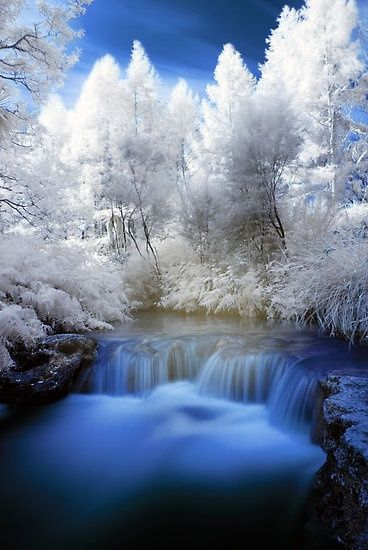
#> input picture Lab/lab05/5_histogram.jpeg, 368 x 550 px
$ python src_01.py
#> lines starting #> are read from the running program, lines starting #| are printed output that depends on the picture
import cv2
import numpy as np
from matplotlib import pyplot as plt

imageSource = "5_histogram.jpeg"
image = cv2.imread(imageSource)
#> image is the input picture: shape (550, 368, 3); mean B, G, R 149.7, 125.6, 110.8
outputFigure = "image_01_01.png"
output = "image_01_02.png"

grayImage = cv2.cvtColor(src=image, code=cv2.COLOR_BGR2GRAY)
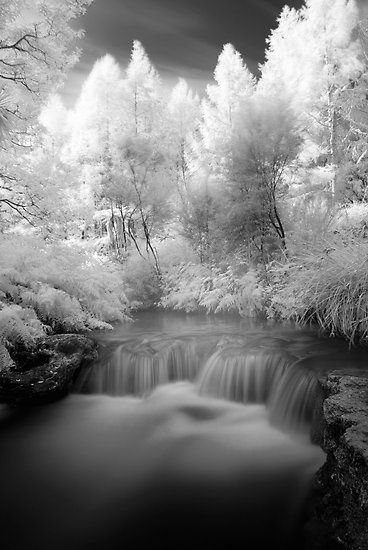
#> grayImage: shape (550, 368); min 0, max 255, mean 123.9
equalizationHistogram = cv2.equalizeHist(src=grayImage)

cv2.imshow("Exercise 1", np.hstack((grayImage, equalizationHistogram)))
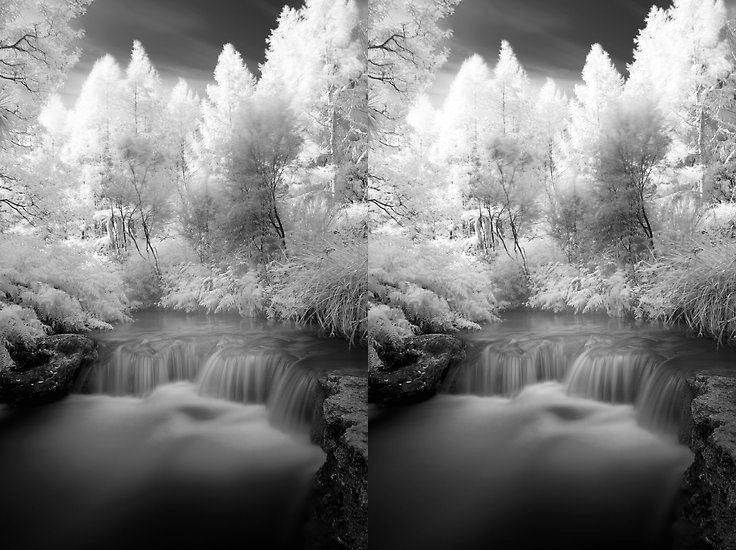
#> window 'Exercise 1': shape (550, 736); min 0, max 255, mean 126
cv2.imwrite(output, np.hstack((grayImage, equalizationHistogram)))
cv2.waitKey(0)
cv2.destroyAllWindows()

figure, axs = plt.subplots(2, 2)
figure.suptitle("Exercise 1: equalization Histogram")
plt.tight_layout(h_pad=1.5)
# axs[0][0].plot(cv2.calcHist([grayImage], [0], None, [256], [0, 256]))
axs[0][0].hist(grayImage.ravel(), 256, [0, 256])
axs[0][1].imshow(grayImage, cmap="gray")
axs[0][1].set_title("Gray normal")
# axs[0][0].plot(cv2.calcHist([equalizationHistogram], [0], None, [256], [0, 256]))
axs[1][0].hist(equalizationHistogram.ravel(), 256, [0, 256])
axs[1][1].imshow(equalizationHistogram, cmap="gray")
axs[1][1].set_title("Equalization Histogram")

plt.savefig(outputFigure)
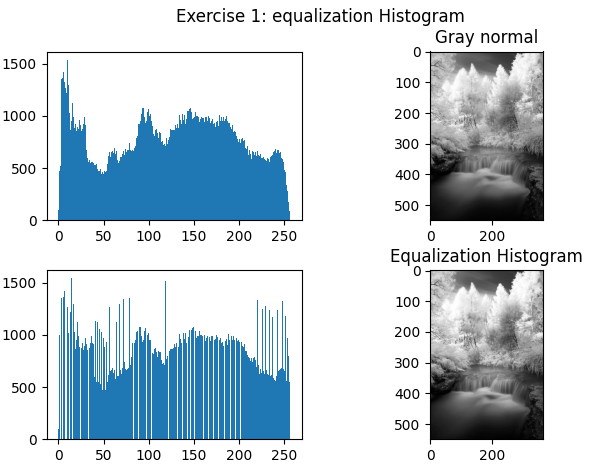
#> figure drawn by matplotlib, 4 panels; panel 1: tallest bar 1539 high, from x = 10 to 11; panel 3: tallest bar 1539 high, from x = 14 to 15
plt.show()

$ run again, with Lab/lab05/flower.png saved as Lab/lab05/5_histogram.jpeg
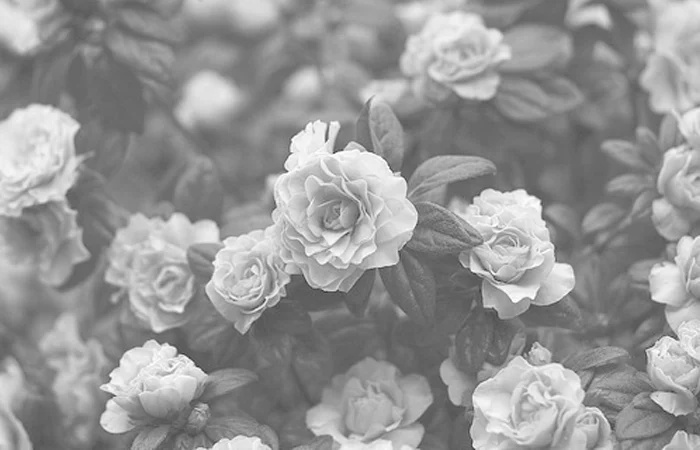
#> input picture Lab/lab05/flower.png, 700 x 450 px
#> image is the input picture: shape (450, 700, 3); min 52, max 255, mean 149.7
#> `cv2.imshow("Exercise 1", np.hstack((grayImage, equalizationHistogram)))`:
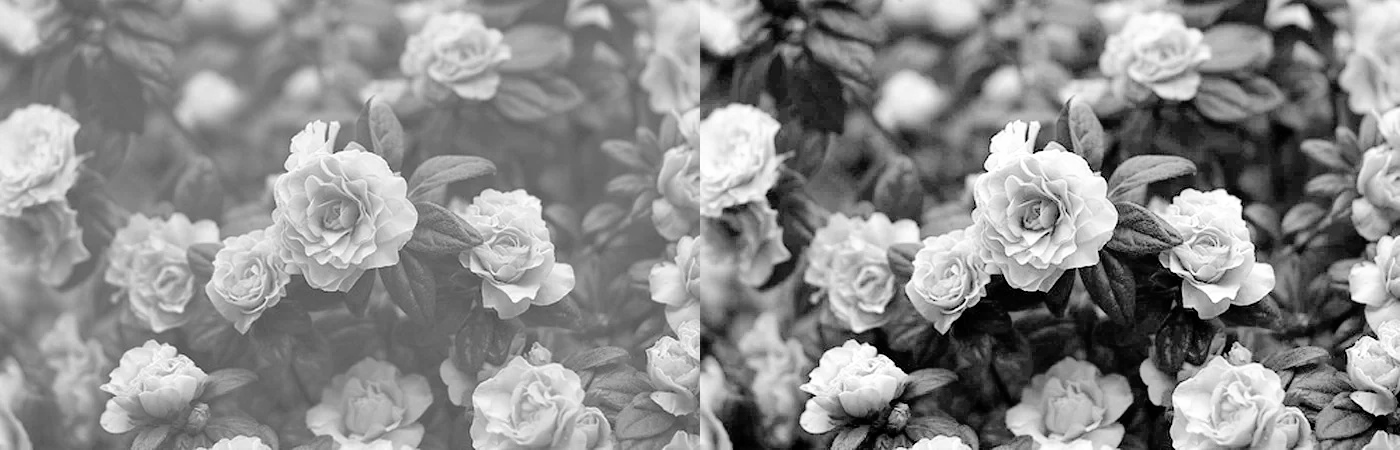
#> window 'Exercise 1': shape (450, 1400); min 0, max 255, mean 139.1
#> `plt.savefig(outputFigure)`:
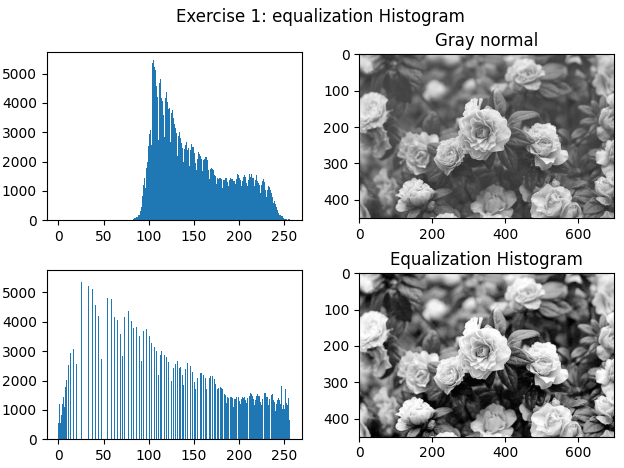
#> figure drawn by matplotlib, 4 panels; panel 1: tallest bar 5476 high, from x = 105 to 106; panel 3: tallest bar 5476 high, from x = 29 to 30
